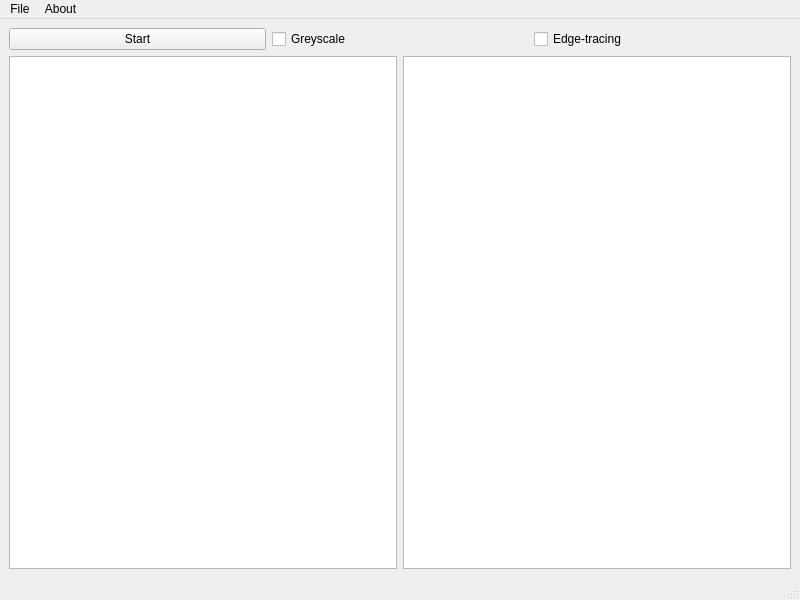
<?xml version="1.0" encoding="UTF-8"?>
<ui version="4.0">
 <class>MainWindow</class>
 <widget class="QMainWindow" name="MainWindow">
  <property name="geometry">
   <rect>
    <x>0</x>
    <y>0</y>
    <width>800</width>
    <height>600</height>
   </rect>
  </property>
  <property name="windowTitle">
   <string>MainWindow</string>
  </property>
  <widget class="QWidget" name="centralwidget">
   <layout class="QGridLayout" name="gridLayout">
    <item row="0" column="0">
     <layout class="QHBoxLayout" name="horizontalLayout_2">
      <item>
       <widget class="QPushButton" name="startButton">
        <property name="text">
         <string>Start</string>
        </property>
       </widget>
      </item>
      <item>
       <widget class="QCheckBox" name="greyscaleCheckbox">
        <property name="text">
         <string>Greyscale</string>
        </property>
       </widget>
      </item>
      <item>
       <widget class="QCheckBox" name="edgetracingCheckbox">
        <property name="text">
         <string>Edge-tracing</string>
        </property>
       </widget>
      </item>
     </layout>
    </item>
    <item row="1" column="0">
     <layout class="QHBoxLayout" name="horizontalLayout">
      <item>
       <widget class="QGraphicsView" name="graphicsView"/>
      </item>
      <item>
       <widget class="QTextBrowser" name="textBrowser"/>
      </item>
     </layout>
    </item>
   </layout>
  </widget>
  <widget class="QMenuBar" name="menubar">
   <property name="geometry">
    <rect>
     <x>0</x>
     <y>0</y>
     <width>800</width>
     <height>22</height>
    </rect>
   </property>
   <widget class="QMenu" name="menuAbout">
    <property name="title">
     <string>About</string>
    </property>
    <addaction name="actionAbout_Qt"/>
   </widget>
   <widget class="QMenu" name="menuFile">
    <property name="title">
     <string>File</string>
    </property>
    <addaction name="actionOpen"/>
    <addaction name="actionSave"/>
   </widget>
   <addaction name="menuFile"/>
   <addaction name="menuAbout"/>
  </widget>
  <widget class="QStatusBar" name="statusbar"/>
  <action name="actionAbout_Qt">
   <property name="text">
    <string>About Qt</string>
   </property>
  </action>
  <action name="actionOpen">
   <property name="text">
    <string>Open...</string>
   </property>
  </action>
  <action name="actionSave">
   <property name="text">
    <string>Save...</string>
   </property>
  </action>
 </widget>
 <resources/>
 <connections/>
</ui>
